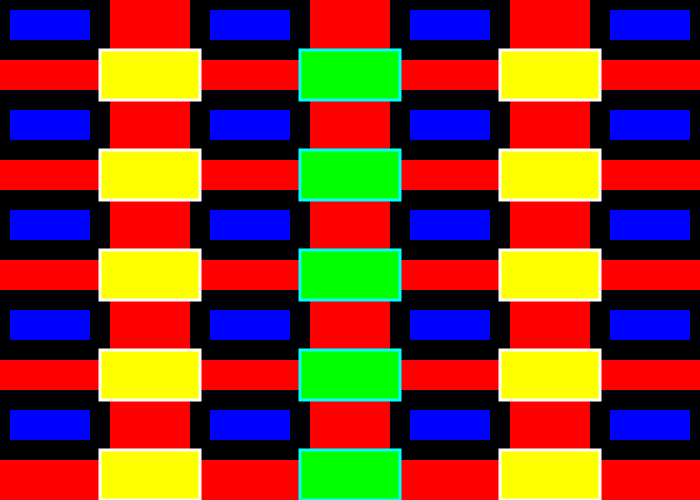
Frame 1 (no input)
Frame 60 (no input): identical to frame 1, image omitted
Frame 120 (the mouse pressed at the canvas centre since frame 60): identical to frame 1, image omitted

The p5.js sketch that drew this single still picture (run headless with seeded random() and noise() and a simulated clock; from frame 60 on, the mouse is pressed at the canvas centre):

// p5.js sketch
// ── sketch.js
function setup()
{
  createCanvas(700,500);
  
}

function draw()
{
	background(255,0,0)

	// change the paint brush to a specific color according to RGB values
	// this color applies only to the inside color of a shape
	fill(0,0,255);

	// change the paint brush to a specific color according to RGB values
	// this color applies only to the outside color of a shape
	stroke(0,0,0);

	// modifies the thickness of the border of an object
	strokeWeight(20);


	rect(0,0,100,50);
	rect(0,100,100,50);
	rect(0,200,100,50);
	rect(0,300,100,50);
	rect(0,400,100,50);
	rect(200,0,100,50);
	rect(200,100,100,50);
	rect(200,200,100,50);
	rect(200,300,100,50);
	rect(200,400,100,50);
	rect(400,0,100,50);
	rect(400,100,100,50);
	rect(400,200,100,50);
	rect(400,300,100,50);
	rect(400,400,100,50);
	rect(600,0,100,50);
	rect(600,100,100,50);
	rect(600,200,100,50);
	rect(600,300,100,50);
	rect(600,400,100,50);


	fill(255,255,0);    
	stroke(255,255,255);
	strokeWeight(3);

	rect(100,50,100,50);
	rect(100,150,100,50);
	rect(100,250,100,50);
	rect(100,350,100,50);
	rect(100,450,100,50);
	rect(500,50,100,50);
	rect(500,150,100,50);
	rect(500,250,100,50);
	rect(500,350,100,50);
	rect(500,450,100,50);


	fill(0,255,0);    
	stroke(0,255,255);
	strokeWeight(3);

	rect(300,50,100,50);
	rect(300,150,100,50);
	rect(300,250,100,50);
	rect(300,350,100,50);
	rect(300,450,100,50);


    
}
